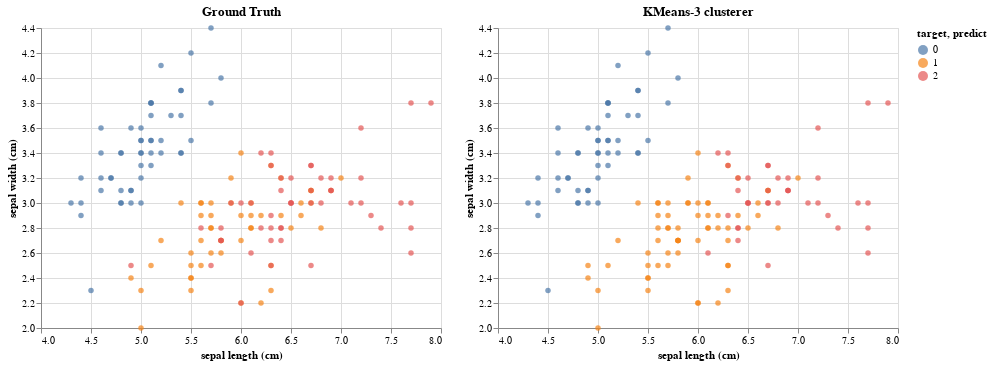

The code cell stored with this chart in its notebook:
### Code cell
chart = alt.Chart(iris).mark_circle().encode(
    alt.X('sepal length (cm)', scale=alt.Scale(zero=False)),
    alt.Y('sepal width (cm)', scale=alt.Scale(zero=False))
)

chart.encode(color="target:N").properties(title='Ground Truth') | \
    chart.encode(color="predict:N").properties(title='KMeans-3 clusterer')

### Figure 1 — Vega-Lite specification as saved in the notebook (floating-point values rounded to 4 significant figures; data arrays with more than 128 entries replaced by an {"elided": "..."} marker saying what was removed)
{"config": {"view": {"continuousWidth": 400, "continuousHeight": 300}}, "hconcat": [{"mark": "circle", "encoding": {"color": {"type": "nominal", "field": "target"}, "x": {"type": "quantitative", "field": "sepal length (cm)", "scale": {"zero": false}}, "y": {"type": "quantitative", "field": "sepal width (cm)", "scale": {"zero": false}}}, "title": "Ground Truth"}, {"mark": "circle", "encoding": {"color": {"type": "nominal", "field": "predict"}, "x": {"type": "quantitative", "field": "sepal length (cm)", "scale": {"zero": false}}, "y": {"type": "quantitative", "field": "sepal width (cm)", "scale": {"zero": false}}}, "title": "KMeans-3 clusterer"}], "data": {"name": "data-b3182cb57165bfc5d9978f1204c0b25d"}, "$schema": "https://vega.github.io/schema/vega-lite/v4.8.1.json", "datasets": {"data-b3182cb57165bfc5d9978f1204c0b25d": {"elided": "150 records"}}}
